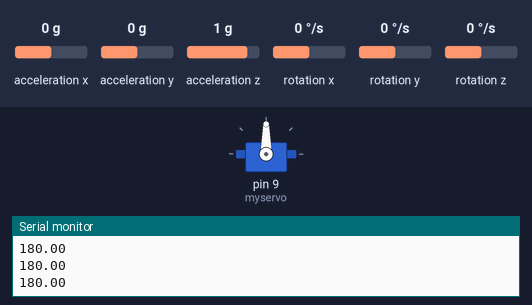
Recording of a sketch running on a simulated Arduino Uno, built with avr-gcc and run on an emulated ATmega328P. Shown: servo, the last lines printed to the serial monitor. The inputs (shaded band) are chosen by the test bench; at power-on: rotation y 0 °/s, acceleration y 0 g, rotation x 0 °/s, acceleration x 0 g, acceleration z 1 g, rotation z 0 °/s.

Above: at 4.2 s.
4.3 s: rotation y set to -34 °/s
7.3 s: rotation y set to -43 °/s
9.2 s: acceleration y set to -1.4 g
At 10.94 s:
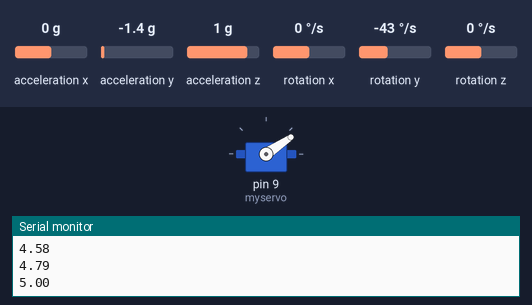
At 12.0 s:
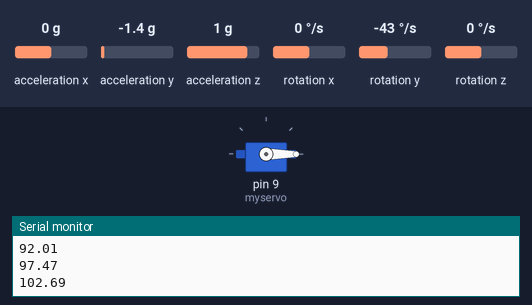
12.2 s: rotation x set to -67 °/s
15.2 s: rotation x set to -78 °/s
17.7 s: acceleration x set to -1.4 g
Timing chart, 0 to 21.5 s (numbered marks = the images above; inputs shaded):
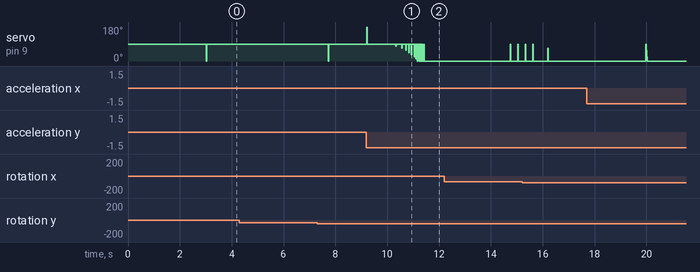

The sketch:

Servo_Speed_Control.ino
```cpp
#include <Servo.h>
#include <MPU6050_tockn.h>
#include <Wire.h>
#include <MadgwickAHRS.h>

Servo myservo;
Madgwick filter;
MPU6050 mpu6050(Wire);
int servo_speed = 90;// Variable to store stepper speed levels
float payload_speed;//Variable to store gyro speed levels between -83 and 83
float  yaw, prev_yaw;
unsigned long microsPerReading, microsPrevious;
bool clockwise = 0;
//int val;    // variable to read the value from the analog pin

void setup() {
  Serial.begin(9600);
  Wire.begin();
  mpu6050.begin();
  mpu6050.calcGyroOffsets(true);
  Serial.println("Begin");
  myservo.attach(9);  // attaches the servo on pin 9 to the servo object
  filter.begin(50);

  microsPerReading = 1000000 / 50;
  microsPrevious = micros();
  /* logic to store 8 values about 90 */
}

void loop() {

  float ax, ay, az;
  float gx, gy, gz;
  float roll, pitch, heading;
  unsigned long microsNow;

  microsNow = micros();
 if (microsNow - microsPrevious >= microsPerReading) {
    mpu6050.update();
    ax = mpu6050.getAccX();
    ay = mpu6050.getAccY();
    az = mpu6050.getAccZ();
    gx = mpu6050.getGyroX();
    gy = mpu6050.getGyroY();
    gz = mpu6050.getGyroZ();

    filter.updateIMU(gx, gy, gz, ax, ay, az);
    yaw = filter.getYaw();
    //Serial.println(yaw);
    if(yaw < prev_yaw){
      clockwise = true;
    }
    else{
      clockwise = false;
    }
    //payload_speed = speed(yaw,prev_yaw,microsPerReading);
    payload_speed = yaw;
    Serial.println(payload_speed);
    //Serial.println(clockwise);
    if (int(yaw) == int(prev_yaw)){
      servo_speed = 90;
      //Serial.println("in stop");
    }
    else{
      if (clockwise && payload_speed < 8.68) {
        servo_speed = map(payload_speed, -8.68, 0, 180, 90);

      }
      else if (!clockwise && payload_speed < 8.68) {
        servo_speed = map(payload_speed, 0, 8.68, 90, 0);
      }
      else if (payload_speed > 8.68){
        if (!clockwise) {
          servo_speed = 0;
        }
        else {
          servo_speed = 180;
        }
      }
    }

      //Serial.println(servo_speed);
      //Serial.println(payload_speed);
      myservo.write(servo_speed);
      prev_yaw = yaw;
     microsPrevious = microsNow;
    }
}
    /*while(Serial.available() == 0);
      int val = Serial.parseInt();
      Serial.println((byte)val);
      myservo.write((byte)val);                  // sets the servo position according to the scaled value*/
float speed(float current, float last_value, float time_stamps){
  return (((current-last_value)/time_stamps));
}
```
